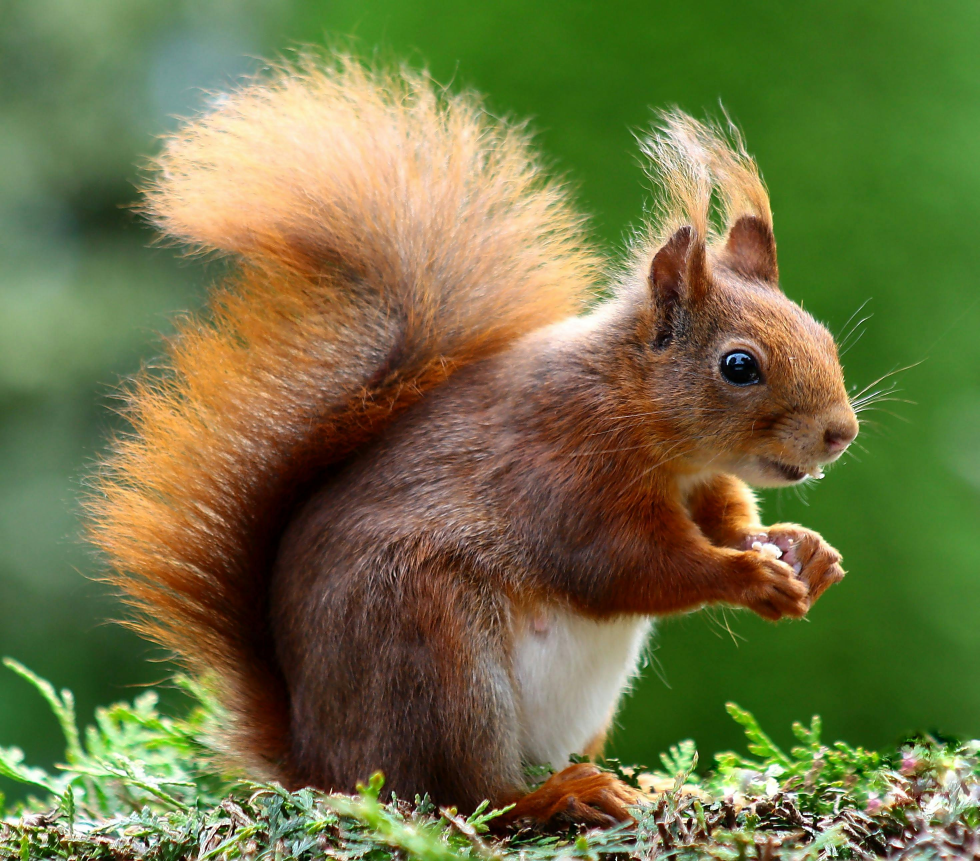
#> input picture practice/img/img-1.jpg, 2939 x 2583 px, found by its file name (shown at 1/3 size)
$ python getting_setting.py
#> lines starting #> are read from the running program, lines starting #| are printed output that depends on the picture
import os
import cv2

img_url = "./img/img-1.jpg"

path = os.path.join(".", img_url)
img = cv2.imread(path)
#> img is the input picture: shape (2583, 2939, 3); mean B, G, R 67.8, 115.2, 112.6


# pick a pixel from img
(b, g, r) = img[1500, 1250]
#> b = 66; g = 67; r = 88
print("Pixel at (0, 0) - Red: {}, Green: {}, Blue: {}".format(r, g, b))
#| Pixel at (0, 0) - Red: 88, Green: 67, Blue: 66

croped_image = img[1000:2000, 1000:2000]
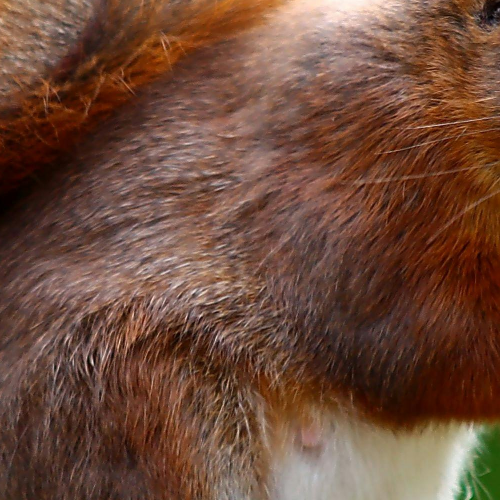
#> croped_image: shape (1000, 1000, 3) (shown at 1/2 size); mean B, G, R 58.1, 74.6, 110.2


cv2.imshow("ini gambarnya", croped_image)
cv2.waitKey(5000)

$ run again, with practice/img/children.jpg copied over practice/img/img-1.jpg
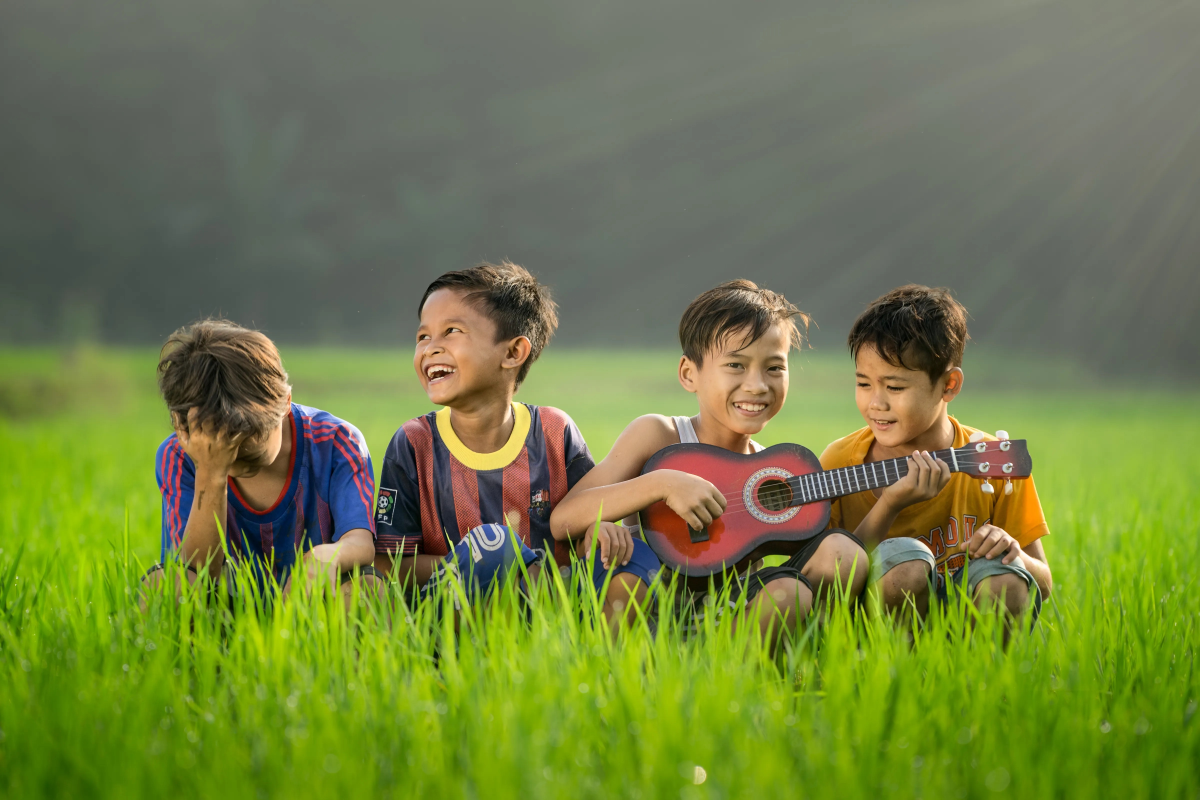
#> input picture practice/img/children.jpg, 4800 x 3200 px, found by its file name (shown at 1/4 size)
#> img is the input picture: shape (3200, 4800, 3); mean B, G, R 68.2, 125.2, 112.6
#> b = 89; g = 173; r = 145
#| Pixel at (0, 0) - Red: 145, Green: 173, Blue: 89
#> `croped_image = img[1000:2000, 1000:2000]`:
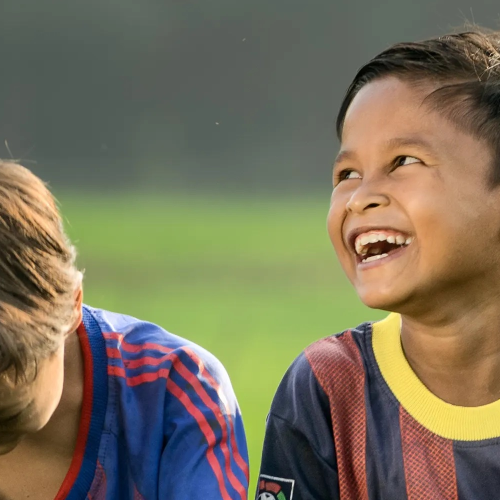
#> croped_image: shape (1000, 1000, 3) (shown at 1/2 size); mean B, G, R 89.8, 113.4, 120.8
